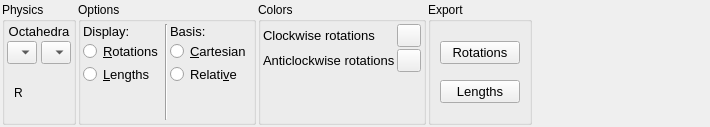
<?xml version="1.0" encoding="UTF-8"?>
<ui version="4.0">
 <class>LocalMode</class>
 <widget class="QWidget" name="LocalMode">
  <property name="geometry">
   <rect>
    <x>0</x>
    <y>0</y>
    <width>710</width>
    <height>127</height>
   </rect>
  </property>
  <property name="windowTitle">
   <string notr="true">LocalMode</string>
  </property>
  <layout class="QHBoxLayout" name="horizontalLayout">
   <property name="spacing">
    <number>2</number>
   </property>
   <property name="leftMargin">
    <number>2</number>
   </property>
   <property name="topMargin">
    <number>2</number>
   </property>
   <property name="rightMargin">
    <number>2</number>
   </property>
   <property name="bottomMargin">
    <number>2</number>
   </property>
   <item>
    <widget class="QGroupBox" name="physcis">
     <property name="sizePolicy">
      <sizepolicy hsizetype="Minimum" vsizetype="Preferred">
       <horstretch>0</horstretch>
       <verstretch>0</verstretch>
      </sizepolicy>
     </property>
     <property name="title">
      <string>Physics</string>
     </property>
     <layout class="QGridLayout" name="gridLayout_3">
      <property name="leftMargin">
       <number>2</number>
      </property>
      <property name="topMargin">
       <number>2</number>
      </property>
      <property name="rightMargin">
       <number>2</number>
      </property>
      <property name="bottomMargin">
       <number>2</number>
      </property>
      <property name="spacing">
       <number>2</number>
      </property>
      <item row="1" column="2">
       <widget class="QComboBox" name="octaDel">
        <property name="font">
         <font>
          <pointsize>10</pointsize>
         </font>
        </property>
        <property name="toolTip">
         <string>Remove octahedra</string>
        </property>
        <property name="statusTip">
         <string>Remove octahedra</string>
        </property>
        <property name="whatsThis">
         <string>Remove octahedra</string>
        </property>
        <property name="frame">
         <bool>true</bool>
        </property>
        <item>
         <property name="text">
          <string/>
         </property>
         <property name="icon">
          <iconset resource="../qagate/qagate.qrc">
           <normaloff>:/visuals/icons/minus-circle.svg</normaloff>:/visuals/icons/minus-circle.svg</iconset>
         </property>
        </item>
       </widget>
      </item>
      <item row="0" column="0" colspan="3">
       <widget class="QLabel" name="octaLabel">
        <property name="font">
         <font>
          <pointsize>10</pointsize>
         </font>
        </property>
        <property name="toolTip">
         <string>Add/Remove octahedra</string>
        </property>
        <property name="statusTip">
         <string>Add/Remove octahedra</string>
        </property>
        <property name="whatsThis">
         <string>Add/Remove octahedra</string>
        </property>
        <property name="text">
         <string>Octahedra</string>
        </property>
        <property name="alignment">
         <set>Qt::AlignCenter</set>
        </property>
       </widget>
      </item>
      <item row="1" column="0">
       <widget class="QComboBox" name="octaAdd">
        <property name="font">
         <font>
          <pointsize>10</pointsize>
         </font>
        </property>
        <property name="toolTip">
         <string>Add octahedra</string>
        </property>
        <property name="statusTip">
         <string>Add octahedra</string>
        </property>
        <property name="whatsThis">
         <string>Add octahedra</string>
        </property>
        <property name="frame">
         <bool>true</bool>
        </property>
        <item>
         <property name="text">
          <string/>
         </property>
         <property name="icon">
          <iconset resource="../qagate/qagate.qrc">
           <normaloff>:/visuals/icons/plus-circle.svg</normaloff>:/visuals/icons/plus-circle.svg</iconset>
         </property>
        </item>
       </widget>
      </item>
      <item row="2" column="2">
       <spacer name="verticalSpacer_3">
        <property name="orientation">
         <enum>Qt::Vertical</enum>
        </property>
        <property name="sizeHint" stdset="0">
         <size>
          <width>20</width>
          <height>40</height>
         </size>
        </property>
       </spacer>
      </item>
      <item row="2" column="0">
       <widget class="QToolButton" name="rotations">
        <property name="text">
         <string notr="true">R</string>
        </property>
        <property name="icon">
         <iconset resource="../qagate/qagate.qrc">
          <normaloff>:/MD/icons/rotations.svg</normaloff>:/MD/icons/rotations.svg</iconset>
        </property>
        <property name="autoRaise">
         <bool>true</bool>
        </property>
       </widget>
      </item>
     </layout>
    </widget>
   </item>
   <item>
    <widget class="QGroupBox" name="options">
     <property name="title">
      <string>Options</string>
     </property>
     <layout class="QGridLayout" name="gridLayout_2">
      <property name="leftMargin">
       <number>2</number>
      </property>
      <property name="topMargin">
       <number>2</number>
      </property>
      <property name="rightMargin">
       <number>2</number>
      </property>
      <property name="bottomMargin">
       <number>2</number>
      </property>
      <property name="spacing">
       <number>2</number>
      </property>
      <item row="2" column="0">
       <widget class="QRadioButton" name="rotation">
        <property name="font">
         <font>
          <pointsize>10</pointsize>
         </font>
        </property>
        <property name="toolTip">
         <string>Display rotations</string>
        </property>
        <property name="statusTip">
         <string>Display rotations</string>
        </property>
        <property name="whatsThis">
         <string>Display rotations</string>
        </property>
        <property name="text">
         <string>&amp;Rotations</string>
        </property>
        <attribute name="buttonGroup">
         <string notr="true">displayGroup</string>
        </attribute>
       </widget>
      </item>
      <item row="4" column="0">
       <spacer name="verticalSpacer">
        <property name="orientation">
         <enum>Qt::Vertical</enum>
        </property>
        <property name="sizeHint" stdset="0">
         <size>
          <width>20</width>
          <height>40</height>
         </size>
        </property>
       </spacer>
      </item>
      <item row="2" column="2">
       <widget class="QRadioButton" name="cart">
        <property name="font">
         <font>
          <pointsize>10</pointsize>
         </font>
        </property>
        <property name="toolTip">
         <string>Use cartesian axis as reference</string>
        </property>
        <property name="statusTip">
         <string>Use cartesian axis as reference</string>
        </property>
        <property name="whatsThis">
         <string>Use cartesian axis as reference</string>
        </property>
        <property name="text">
         <string>&amp;Cartesian</string>
        </property>
        <attribute name="buttonGroup">
         <string notr="true">basisGroup</string>
        </attribute>
       </widget>
      </item>
      <item row="1" column="2">
       <widget class="QLabel" name="basis">
        <property name="font">
         <font>
          <pointsize>10</pointsize>
         </font>
        </property>
        <property name="text">
         <string>Basis:</string>
        </property>
       </widget>
      </item>
      <item row="1" column="1" rowspan="4">
       <widget class="Line" name="line">
        <property name="orientation">
         <enum>Qt::Vertical</enum>
        </property>
       </widget>
      </item>
      <item row="3" column="0">
       <widget class="QRadioButton" name="length">
        <property name="font">
         <font>
          <pointsize>10</pointsize>
         </font>
        </property>
        <property name="toolTip">
         <string>Display lengths</string>
        </property>
        <property name="statusTip">
         <string>Display lengths</string>
        </property>
        <property name="whatsThis">
         <string>Display lengths</string>
        </property>
        <property name="text">
         <string>&amp;Lengths</string>
        </property>
        <attribute name="buttonGroup">
         <string notr="true">displayGroup</string>
        </attribute>
       </widget>
      </item>
      <item row="3" column="2">
       <widget class="QRadioButton" name="rel">
        <property name="font">
         <font>
          <pointsize>10</pointsize>
         </font>
        </property>
        <property name="toolTip">
         <string>Use first step as reference</string>
        </property>
        <property name="statusTip">
         <string>Use first step as reference</string>
        </property>
        <property name="whatsThis">
         <string>Use first step as reference</string>
        </property>
        <property name="text">
         <string>Relati&amp;ve</string>
        </property>
        <attribute name="buttonGroup">
         <string notr="true">basisGroup</string>
        </attribute>
       </widget>
      </item>
      <item row="1" column="0">
       <widget class="QLabel" name="display">
        <property name="font">
         <font>
          <pointsize>10</pointsize>
         </font>
        </property>
        <property name="text">
         <string>Display:</string>
        </property>
       </widget>
      </item>
     </layout>
    </widget>
   </item>
   <item>
    <widget class="QGroupBox" name="colors">
     <property name="title">
      <string>Colors</string>
     </property>
     <layout class="QGridLayout" name="gridLayout">
      <property name="leftMargin">
       <number>2</number>
      </property>
      <property name="topMargin">
       <number>2</number>
      </property>
      <property name="rightMargin">
       <number>2</number>
      </property>
      <property name="bottomMargin">
       <number>2</number>
      </property>
      <property name="spacing">
       <number>2</number>
      </property>
      <item row="0" column="0">
       <widget class="QLabel" name="clockwiseLabel">
        <property name="font">
         <font>
          <pointsize>10</pointsize>
         </font>
        </property>
        <property name="text">
         <string>Clockwise rotations</string>
        </property>
       </widget>
      </item>
      <item row="1" column="0">
       <widget class="QLabel" name="anticlockwiseLabel">
        <property name="font">
         <font>
          <pointsize>10</pointsize>
         </font>
        </property>
        <property name="text">
         <string>Anticlockwise rotations</string>
        </property>
       </widget>
      </item>
      <item row="0" column="1">
       <widget class="QToolButton" name="colorPlus">
        <property name="toolTip">
         <string>Change color</string>
        </property>
        <property name="statusTip">
         <string>Change color</string>
        </property>
        <property name="whatsThis">
         <string>Change color</string>
        </property>
        <property name="text">
         <string/>
        </property>
       </widget>
      </item>
      <item row="1" column="1">
       <widget class="QToolButton" name="colorMinus">
        <property name="toolTip">
         <string>Change color</string>
        </property>
        <property name="statusTip">
         <string>Change color</string>
        </property>
        <property name="whatsThis">
         <string>Change color</string>
        </property>
        <property name="text">
         <string/>
        </property>
       </widget>
      </item>
      <item row="2" column="0">
       <spacer name="verticalSpacer_2">
        <property name="orientation">
         <enum>Qt::Vertical</enum>
        </property>
        <property name="sizeHint" stdset="0">
         <size>
          <width>20</width>
          <height>40</height>
         </size>
        </property>
       </spacer>
      </item>
     </layout>
    </widget>
   </item>
   <item>
    <widget class="QGroupBox" name="exportGroup">
     <property name="title">
      <string>Export</string>
     </property>
     <layout class="QVBoxLayout" name="verticalLayout">
      <item>
       <widget class="QPushButton" name="exportRotations">
        <property name="font">
         <font>
          <pointsize>10</pointsize>
         </font>
        </property>
        <property name="toolTip">
         <string>Export rotations to file</string>
        </property>
        <property name="statusTip">
         <string>Export rotations to file</string>
        </property>
        <property name="whatsThis">
         <string>Export rotations to file</string>
        </property>
        <property name="text">
         <string>Rotations</string>
        </property>
        <property name="icon">
         <iconset resource="../qagate/qagate.qrc">
          <normaloff>:/home/icons/upload.svg</normaloff>:/home/icons/upload.svg</iconset>
        </property>
       </widget>
      </item>
      <item>
       <widget class="QPushButton" name="exportLengths">
        <property name="font">
         <font>
          <pointsize>10</pointsize>
         </font>
        </property>
        <property name="toolTip">
         <string>Export lengths to file</string>
        </property>
        <property name="statusTip">
         <string>Export lengths to file</string>
        </property>
        <property name="whatsThis">
         <string>Export lengths to file</string>
        </property>
        <property name="text">
         <string>Lengths</string>
        </property>
        <property name="icon">
         <iconset resource="../qagate/qagate.qrc">
          <normaloff>:/home/icons/upload.svg</normaloff>:/home/icons/upload.svg</iconset>
        </property>
       </widget>
      </item>
     </layout>
    </widget>
   </item>
   <item>
    <spacer name="horizontalSpacer">
     <property name="orientation">
      <enum>Qt::Horizontal</enum>
     </property>
     <property name="sizeHint" stdset="0">
      <size>
       <width>40</width>
       <height>20</height>
      </size>
     </property>
    </spacer>
   </item>
  </layout>
 </widget>
 <resources>
  <include location="../qagate/qagate.qrc"/>
 </resources>
 <connections/>
 <buttongroups>
  <buttongroup name="displayGroup"/>
  <buttongroup name="basisGroup"/>
 </buttongroups>
</ui>
